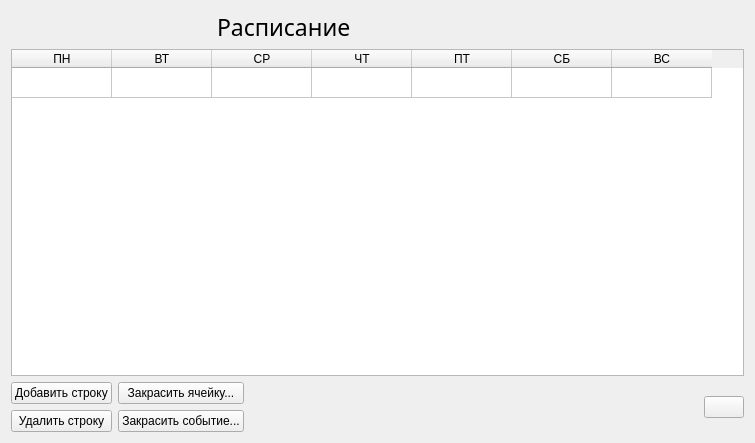
<?xml version="1.0" encoding="UTF-8"?>
<ui version="4.0">
 <class>Form</class>
 <widget class="QWidget" name="Form">
  <property name="geometry">
   <rect>
    <x>0</x>
    <y>0</y>
    <width>755</width>
    <height>443</height>
   </rect>
  </property>
  <property name="windowTitle">
   <string>Расписание</string>
  </property>
  <property name="windowIcon">
   <iconset>
    <normaloff>icons/sheet_icon.png</normaloff>icons/sheet_icon.png</iconset>
  </property>
  <layout class="QVBoxLayout" name="verticalLayout">
   <item>
    <layout class="QHBoxLayout" name="horizontalLayout">
     <item>
      <widget class="QLabel" name="friend_2">
       <property name="maximumSize">
        <size>
         <width>200</width>
         <height>16777215</height>
        </size>
       </property>
       <property name="text">
        <string/>
       </property>
       <property name="pixmap">
        <pixmap>friend/now_mini.png</pixmap>
       </property>
       <property name="alignment">
        <set>Qt::AlignCenter</set>
       </property>
      </widget>
     </item>
     <item>
      <widget class="QLabel" name="label_2">
       <property name="font">
        <font>
         <family>Segoe Script</family>
         <pointsize>17</pointsize>
        </font>
       </property>
       <property name="text">
        <string>Расписание</string>
       </property>
      </widget>
     </item>
    </layout>
   </item>
   <item>
    <widget class="QTableWidget" name="tableWidget">
     <property name="horizontalScrollBarPolicy">
      <enum>Qt::ScrollBarAsNeeded</enum>
     </property>
     <property name="sizeAdjustPolicy">
      <enum>QAbstractScrollArea::AdjustToContents</enum>
     </property>
     <property name="rowCount">
      <number>1</number>
     </property>
     <property name="columnCount">
      <number>7</number>
     </property>
     <attribute name="horizontalHeaderMinimumSectionSize">
      <number>100</number>
     </attribute>
     <attribute name="verticalHeaderVisible">
      <bool>false</bool>
     </attribute>
     <row/>
     <column>
      <property name="text">
       <string>ПН</string>
      </property>
     </column>
     <column>
      <property name="text">
       <string>ВТ</string>
      </property>
     </column>
     <column>
      <property name="text">
       <string>СР</string>
      </property>
     </column>
     <column>
      <property name="text">
       <string>ЧТ</string>
      </property>
     </column>
     <column>
      <property name="text">
       <string>ПТ</string>
      </property>
     </column>
     <column>
      <property name="text">
       <string>СБ</string>
      </property>
     </column>
     <column>
      <property name="text">
       <string>ВС</string>
      </property>
     </column>
    </widget>
   </item>
   <item>
    <layout class="QHBoxLayout" name="horizontalLayout_2">
     <item>
      <layout class="QGridLayout" name="gridLayout">
       <item row="1" column="0">
        <widget class="QPushButton" name="delete_row_btn">
         <property name="text">
          <string>Удалить строку</string>
         </property>
        </widget>
       </item>
       <item row="1" column="1">
        <widget class="QPushButton" name="color_event_btn">
         <property name="text">
          <string>Закрасить событие...</string>
         </property>
        </widget>
       </item>
       <item row="0" column="1">
        <widget class="QPushButton" name="color_cell_btn">
         <property name="text">
          <string>Закрасить ячейку...</string>
         </property>
        </widget>
       </item>
       <item row="0" column="0">
        <widget class="QPushButton" name="add_row_btn">
         <property name="text">
          <string>Добавить строку</string>
         </property>
        </widget>
       </item>
      </layout>
     </item>
     <item>
      <spacer name="horizontalSpacer">
       <property name="orientation">
        <enum>Qt::Horizontal</enum>
       </property>
       <property name="sizeHint" stdset="0">
        <size>
         <width>40</width>
         <height>20</height>
        </size>
       </property>
      </spacer>
     </item>
     <item>
      <widget class="QPushButton" name="update_btn">
       <property name="maximumSize">
        <size>
         <width>16777215</width>
         <height>16777215</height>
        </size>
       </property>
       <property name="layoutDirection">
        <enum>Qt::LeftToRight</enum>
       </property>
       <property name="text">
        <string/>
       </property>
       <property name="icon">
        <iconset>
         <normaloff>icons/undate.png</normaloff>icons/undate.png</iconset>
       </property>
      </widget>
     </item>
    </layout>
   </item>
  </layout>
 </widget>
 <resources/>
 <connections/>
</ui>
